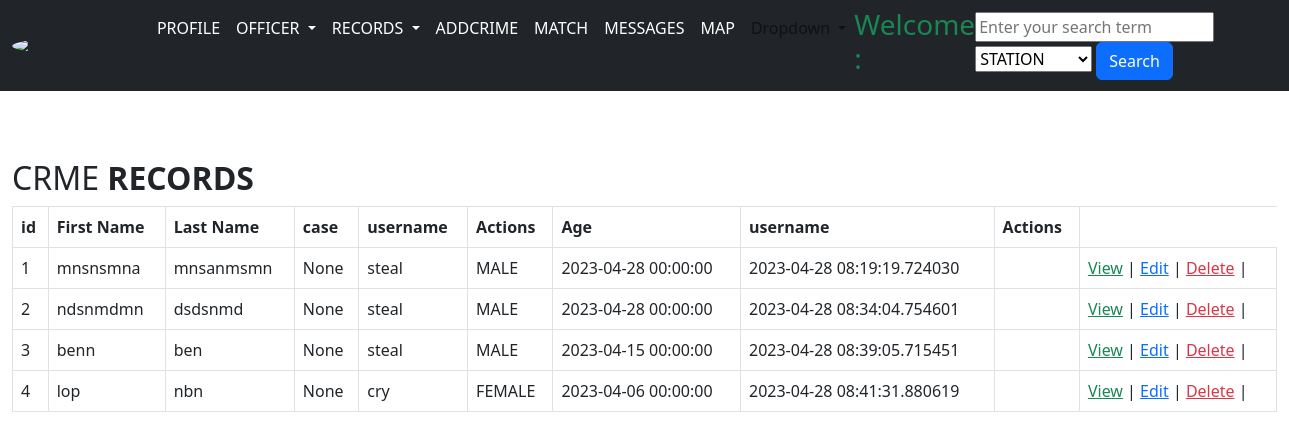
Page /view_all on the committed database.
### models.py (models this page shows, shortened)
class Crimerecords(db.Model):
	id = db.Column(db.Integer, primary_key=True)
	first_name = db.Column(db.String(20), nullable=False, unique=False)
	last_name = db.Column(db.String(200), nullable=False)
	mother_name = db.Column(db.String(120), nullable=False, unique=False)
	image = db.Column(db.LargeBinary)
	case_id = db.Column(db.String(120))
	crime_type = db.Column(db.String(120), nullable=False, unique=False)
	wanted = db.Column(db.String(120), nullable=False, unique=False)
	fingerprint = db.Column(db.String(120), nullable=False, unique=False)
	station = db.Column(db.String(120), db.ForeignKey('location.id'))
	gender = db.Column(db.String(120), nullable=False, unique=False)
	dob = db.Column(db.DateTime, nullable=False, unique=False)
	date_added = db.Column(db.DateTime, default=datetime.utcnow)
	profile_pic = db.Column(db.String(),nullable=True)
	profile_pic2 = db.Column(db.String(),nullable=True)
	station = db.Column(db.String(20), db.ForeignKey('location.id'))

### app.py (the view)
@app.route('/view_all')
def view_all():
    return render_template('view_all.html', crime= Crimerecords.query.all())

### Templates/view_all.html (shortened to what this page needs)
{% extends 'base.html' %}
{% block content %}
<!DOCTYPE html>
<html>
<head>
</head>
<body>
    <div class="container-fluid" add style="overflow-y:scroll">
        <div class="table-wrapper">
            <div class="table-title">
                <div class="row">
                    <div class="col-sm-8"><h2>CRME <b>RECORDS</b></h2></div>
                </div>
            </div>
            <table class="table table-bordered">
                <thead>
					<tr>
			<th>id</th>
			<th>First Name</th>
			<th>Last Name</th>
			<th>case</th>
			<th>username</th>
			<th>Actions</th>
			<th>Age</th>
			<th>username</th>
			<th>Actions</th>
		</tr>
	</thead>
	<tbody>
		{% for data in crime %}
		<tbody>
			<td>{{data["id"]}}</td>
			<td>{{data["first_name"]}}</td>
			<td>{{data["last_name"]}}</td>
			<td>{{data["case_id"]}} </td></td>
			<td>{{data["crime_type"]}} </td></td>
			<td>{{data["gender"]}} </td></td>
			<td>{{data["dob"]}} </td></td>
			<td>{{data["date_added"]}} </td></td>
			<td>{{data["station_added_id"]}} </td></td>
			<td>
				<a href="{{ url_for('details_crime', id=data['id']) }}" class="text-success"> View</a> |
				<a href="{{ url_for('edit_crime', id=data['id']) }}" class="text-primary"> Edit</a> |
				<a href="{{ url_for('deletecrme', id=data['id']) }}" class="text-danger"> Delete</a> |
		</td>
	{% endfor %}
</tbody>
</table>
</div>
</div>
</body>
</html>
{% endblock %}

### static/css/navbar.css (style rules this page uses)
body { padding-bottom: 20px; }

### rows in the picture
Crimerecords: id "1", first_name "mnsnsmna", last_name "mnsanmsmn", case_id "None", crime_type "steal", gender "MALE", dob "2023-04-28 00:00:00", date_added "2023-04-28 08:19:19.724030"
Crimerecords: id "2", first_name "ndsnmdmn", last_name "dsdsnmd", case_id "None", crime_type "steal", gender "MALE", dob "2023-04-28 00:00:00", date_added "2023-04-28 08:34:04.754601"
Crimerecords: id "3", first_name "benn", last_name "ben", case_id "None", crime_type "steal", gender "MALE", dob "2023-04-15 00:00:00", date_added "2023-04-28 08:39:05.715451"
Crimerecords: id "4", first_name "lop", last_name "nbn", case_id "None", crime_type "cry", gender "FEMALE", dob "2023-04-06 00:00:00", date_added "2023-04-28 08:41:31.880619"
